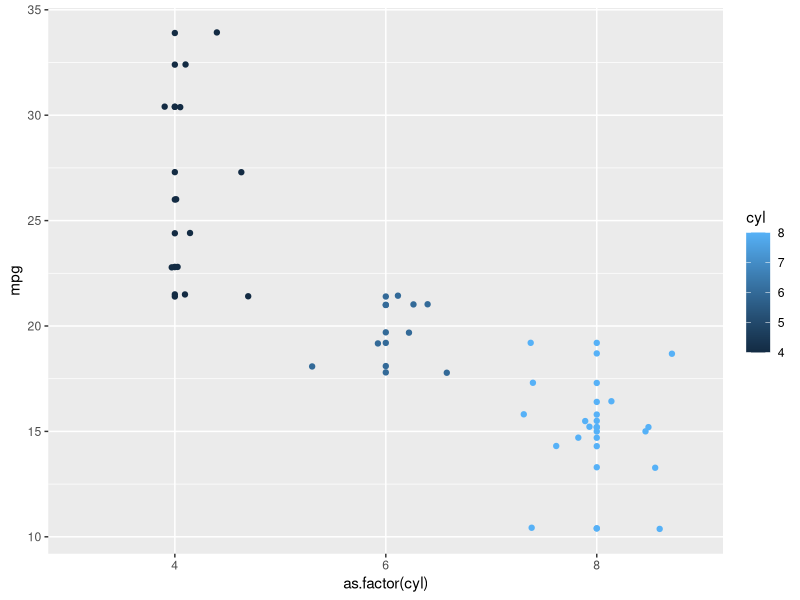
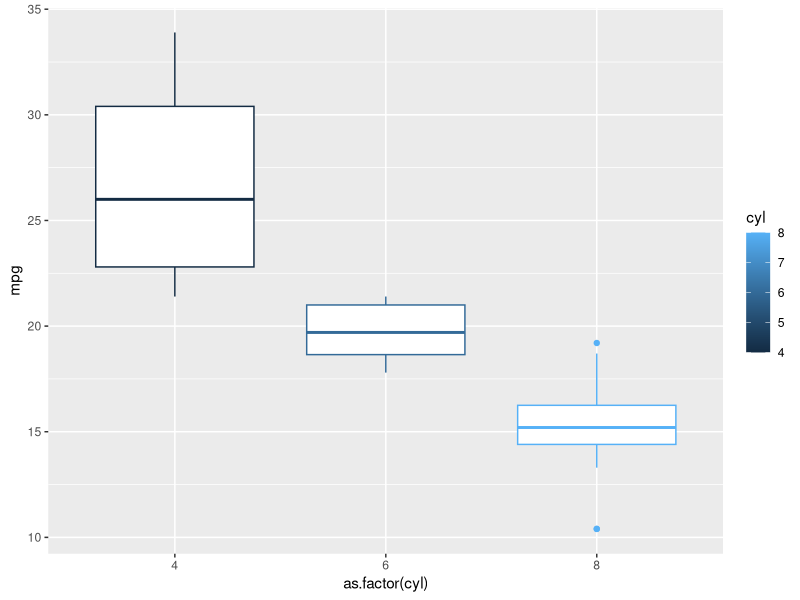

These figures' R source, in order:
# Name: Christopher Kingston
# Date: 03/30/2023
# Assignment 10a

# dplyr: manipulate data frames, tabular data
#

install.packages('dplyr')
remove.packages("dplyr")
install.packages('dplyr')
library(dplyr)
df <- mtcars
View(df)
?mtcars

# Select command

df1 <- select(df,mpg,cyl,hp,wt)
View(df1)

df2 <- select(df,-vs,-am,-gear,-carb)
View(df2)

# Make car make into data

df
rownames(df)

df1$Cars <- rownames(df1)
df1
View(df1)

# Filter
df3 <- filter(df1, grepl('Merc', Cars))
View(df3)

# Find all cars with mpg>20 and hp<70
df4 <- filter(df1, mpg>20 & hp<70) %>%
  arrange(-wt)
View(df4)

# Group_by command
df1 %>%
  group_by(cyl) %>%
  summarise(Mean = mean(mpg)) %>%
  arrange(-Mean)

# Mutate
df1 %>%
  mutate(mpg_per_cyl = mpg/cyl,
         wt_cyl = wt*cyl) %>%
  select(mpg,cyl,mpg_per_cyl,wt_cyl) %>%
  arrange(rownames(df1))

# Aggregate command
aggregate(mpg ~ as.factor(cyl),
          data = df1,
          function(x) c(Mean = mean (x),Std = sd(x)))

# ANOVA test
# One-way ANOVA test: Do different samples have the same mean?

library(ggplot2)
Q <- ggplot(df1,
            aes(x=as.factor(cyl),y=mpg,color=cyl))
Q + geom_point() + geom_jitter()

# Reinstalling rlang
install.packages("rlang")
library("rlang")

Q + geom_boxplot()
# As.factor keeps box plot as seperate cylinders

# H0: The mpg for the three types of cars (4,6, and 8 cyl) have 
#     the same means
# Ha: The means are not all the same.

oneway.test(mpg ~ as.factor(cyl),
            data = df1,
            var.equal = F)
# Similar syntax to aggregate
# Conclusion: Since the p-value < 0.05 the data provides sufficient evidence
# to show that the means are not all the same.
